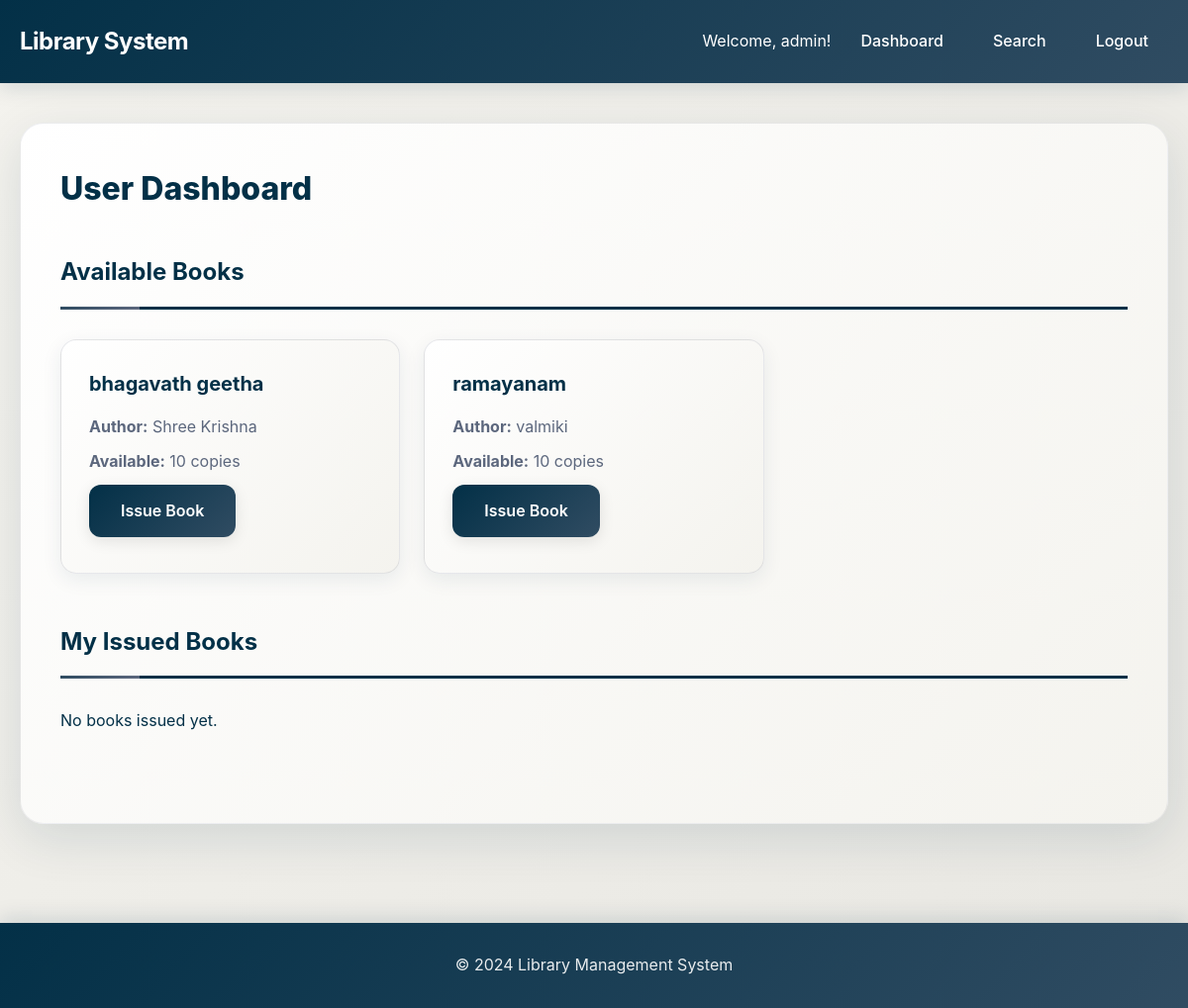
The app's page /user_dashboard (signed in) with its own data.
### tables this page shows
CREATE TABLE books (
            id INTEGER PRIMARY KEY AUTOINCREMENT,
            title TEXT NOT NULL,
            author TEXT NOT NULL,
            isbn TEXT UNIQUE,
            available_copies INTEGER DEFAULT 1,
            total_copies INTEGER DEFAULT 1,
            created_at TIMESTAMP DEFAULT CURRENT_TIMESTAMP
        );

### app.py (the view)
@app.route('/user_dashboard')
def user_dashboard():
    if 'user_id' not in session:
        return redirect(url_for('login'))
    conn = get_db_connection()
    books = conn.execute('SELECT * FROM books WHERE available_copies > 0 ORDER BY title').fetchall()
    issued_books = conn.execute('''
        SELECT b.title, b.author, ib.issue_date, ib.return_date, ib.returned, b.id as book_id
        FROM issued_books ib
        JOIN books b ON ib.book_id = b.id
        WHERE ib.user_id = ?
        ORDER BY ib.issue_date DESC
    ''', (session['user_id'],)).fetchall()
    conn.close()
    return render_template('user_dashboard.html', books=books, issued_books=issued_books)

### app.py (called while the page is built)
def get_db_connection():
    conn = sqlite3.connect(DB_PATH)
    conn.row_factory = sqlite3.Row
    return conn

### templates/user_dashboard.html (shortened to what this page needs)
{% extends "base.html" %}
{% block content %}
<div class="dashboard">
    <h2>User Dashboard</h2>
    <div class="user-section">
        <h3>Available Books</h3>
        <div class="books-grid">
            {% for book in books %}
            <div class="book-card">
                <h4>{{ book.title }}</h4>
                <p><strong>Author:</strong> {{ book.author }}</p>
                <p><strong>Available:</strong> {{ book.available_copies }} copies</p>
                <a href="{{ url_for('issue_book', book_id=book.id) }}" class="btn btn-primary">Issue Book</a>
            </div>
            {% endfor %}
        </div>
    </div>
    <div class="user-section">
        <h3>My Issued Books</h3>
        {% if issued_books %}
        <div class="issued-books">
            {% for book in issued_books %}
            <div class="issued-book-card">
                <h4>{{ book.title }}</h4>
                <p><strong>Author:</strong> {{ book.author }}</p>
                <p><strong>Issue Date:</strong> {{ book.issue_date }}</p>
                <p><strong>Return Date:</strong> {{ book.return_date }}</p>
                <p><strong>Status:</strong>
                    {% if book.returned %}
                        <span class="status-returned">Returned</span>
                    {% else %}
                        <span class="status-issued">Issued</span>
                        <a href="{{ url_for('return_book', book_id=book.book_id) }}" class="btn btn-secondary">Return</a>
                    {% endif %}
                </p>
            </div>
            {% endfor %}
        </div>
        {% else %}
        <p>No books issued yet.</p>
        {% endif %}
    </div>
</div>
{% endblock %}

### static/css/style.css (style rules this page uses)
* { margin: 0; padding: 0; box-sizing: border-box; }
body { font-family: -apple-system, BlinkMacSystemFont, 'Segoe UI', Roboto, 'Helvetica Neue', Arial, sans-serif; line-height: 1.6; color: #033047; background: linear-gradient(135deg, #f4f3ee 0%, #e8e7e2 100%); min-height: 100vh; }
.btn { display: inline-block; padding: 14px 32px; text-decoration: none; border-radius: 12px; border: none; cursor: pointer; font-size: 16px; font-weight: 600; transition: all 0.3s ease; position: relative; overflow: hidden; box-shadow: 0 4px 15px rgba(0, 0, 0, 0.1); }
.btn::before { content: ''; position: absolute; top: 50%; left: 50%; width: 0; height: 0; border-radius: 50%; background: rgba(255, 255, 255, 0.2); transform: translate(-50%, -50%); transition: width 0.6s, height 0.6s; }
.btn-primary { background: linear-gradient(135deg, #033047 0%, #304c62 100%); color: white; }
.dashboard { background: linear-gradient(135deg, #ffffff 0%, #f4f3ee 100%); padding: 40px; border-radius: 24px; box-shadow: 0 15px 50px rgba(3, 48, 71, 0.12); border: 1px solid rgba(92, 103, 125, 0.1); }
.dashboard h2 { margin-bottom: 40px; color: #033047; font-size: 2rem; font-weight: 800; }
.admin-section, .user-section { margin-bottom: 50px; }
.admin-section h3, .user-section h3 { margin-bottom: 30px; color: #033047; border-bottom: 3px solid #033047; padding-bottom: 15px; font-size: 1.5rem; font-weight: 700; position: relative; }
.admin-section h3::after, .user-section h3::after { content: ''; position: absolute; bottom: -3px; left: 0; width: 80px; height: 3px; background: linear-gradient(90deg, #304c62 0%, #5c677d 100%); }
.books-grid { display: grid; grid-template-columns: repeat(auto-fill, minmax(300px, 1fr)); gap: 24px; }
.book-card { background: linear-gradient(135deg, #ffffff 0%, #f4f3ee 100%); padding: 28px; border-radius: 16px; border: 1px solid rgba(92, 103, 125, 0.15); transition: all 0.4s ease; box-shadow: 0 6px 20px rgba(3, 48, 71, 0.08); position: relative; overflow: hidden; }
.book-card::before { content: ''; position: absolute; top: 0; left: 0; width: 5px; height: 100%; background: linear-gradient(180deg, #033047 0%, #304c62 100%); transform: scaleY(0); transition: transform 0.4s ease; }
.book-card h4 { margin-bottom: 15px; color: #033047; font-size: 1.25rem; font-weight: 700; }
.book-card p { margin-bottom: 10px; color: #5c677d; line-height: 1.6; }
.feature-card, .book-card, .issued-book-card { animation: fadeIn 0.6s ease forwards; }

### records on screen
books: title "bhagavath geetha", author "Shree Krishna", available_copies "10"
books: title "ramayanam", author "valmiki", available_copies "10"

### other values on screen
{{ session.username }} "admin"
